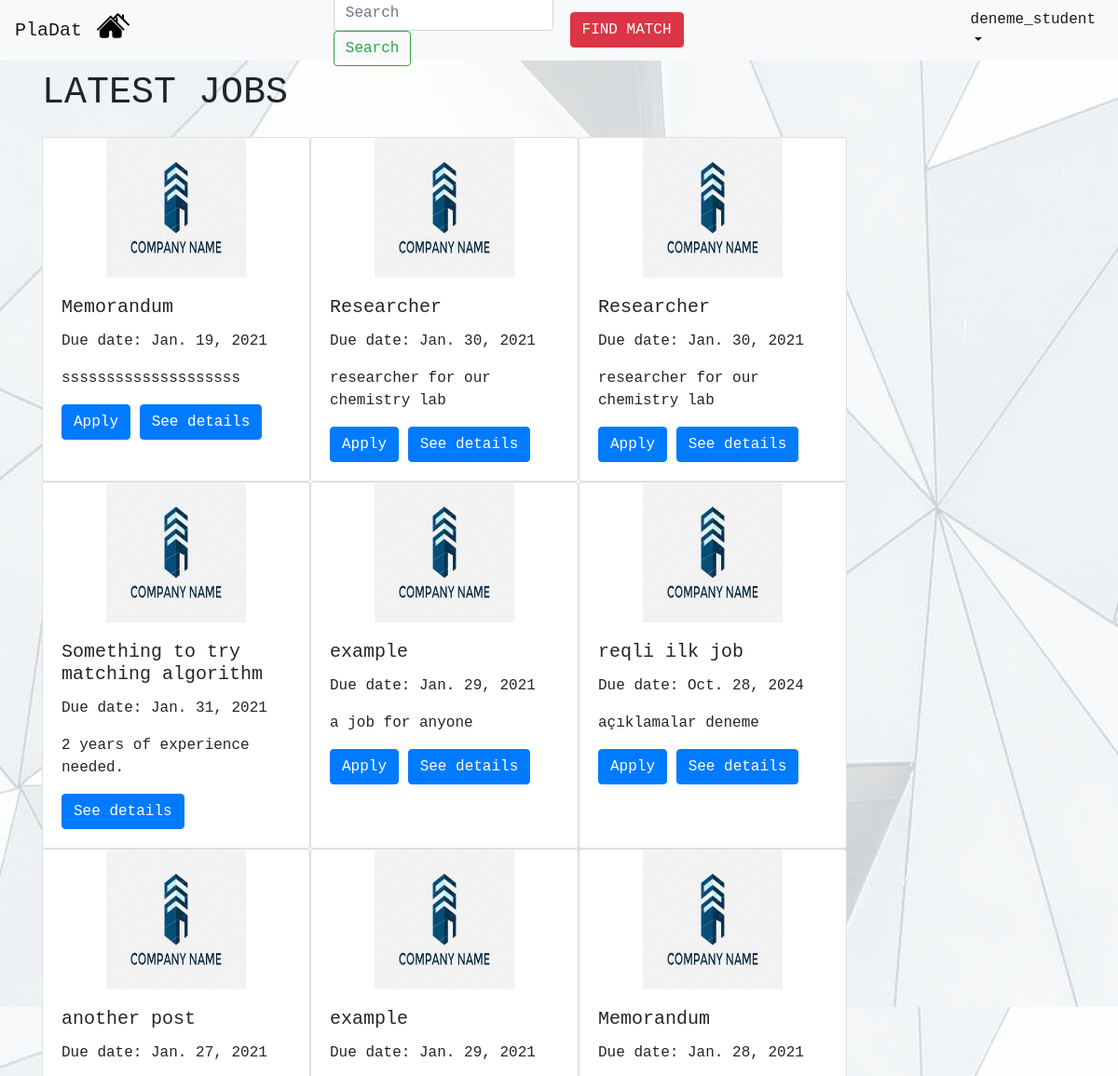
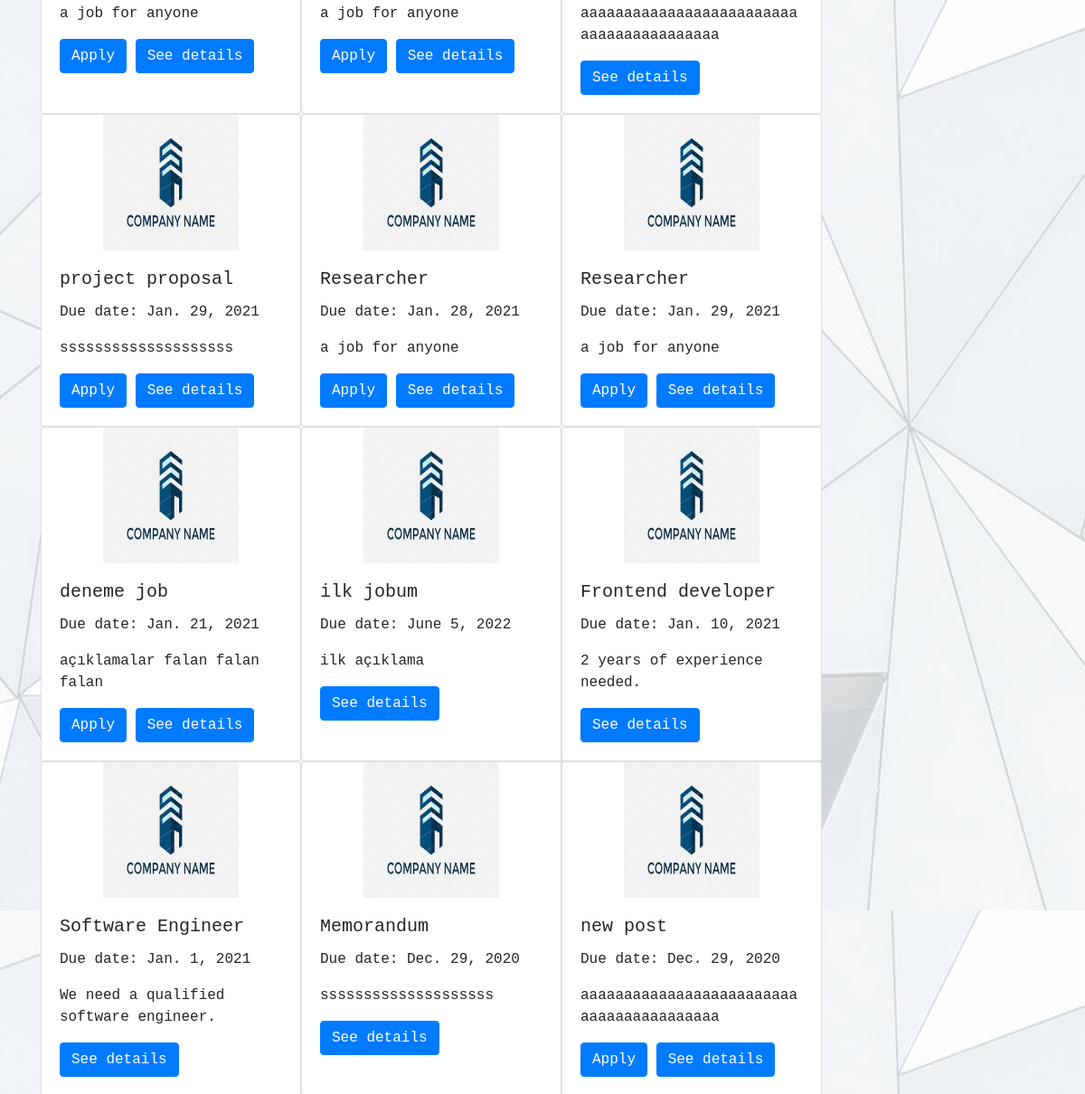
The page / (signed in, upper part) on the database as committed earlier (2 pictures, top to bottom).
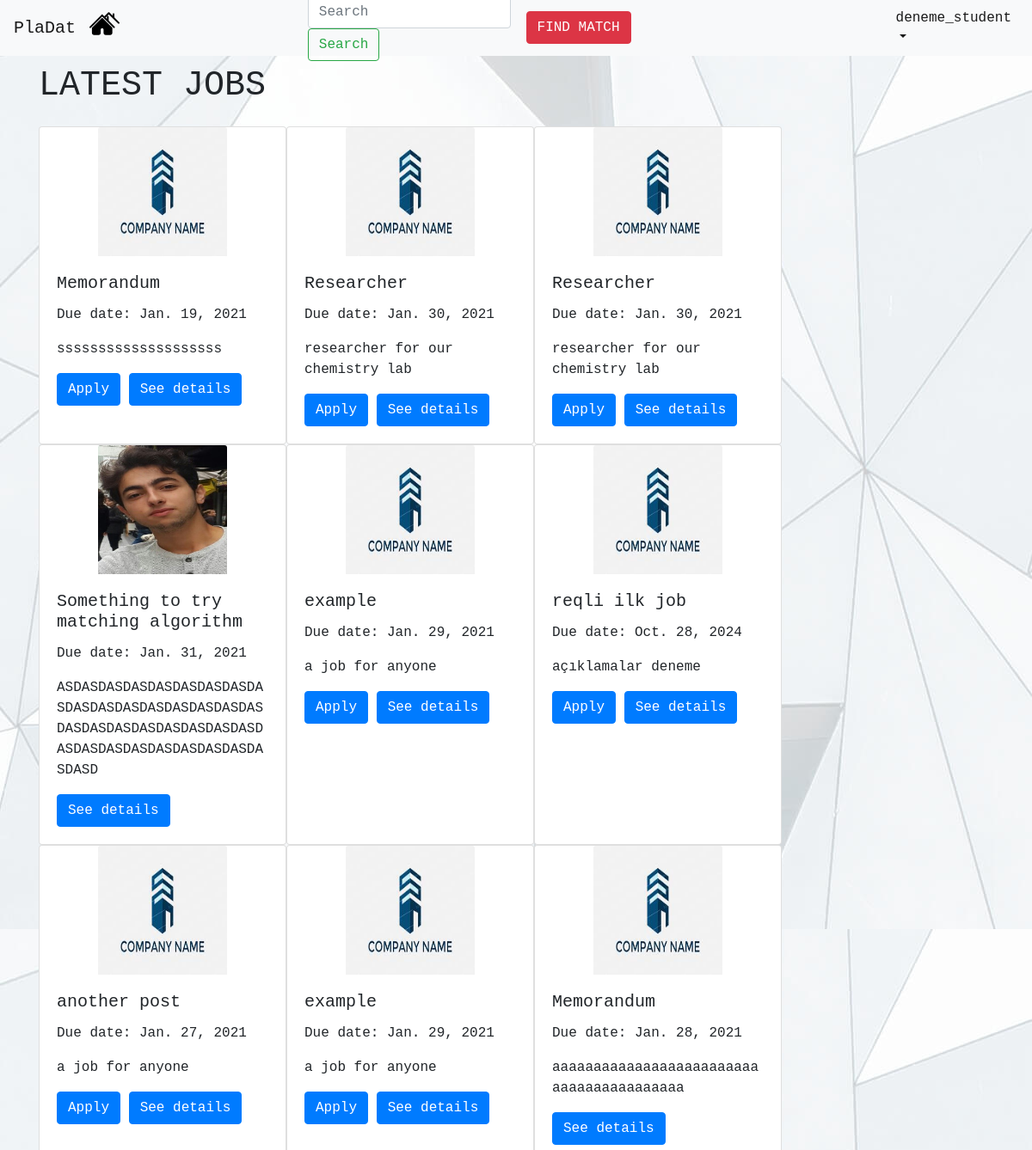
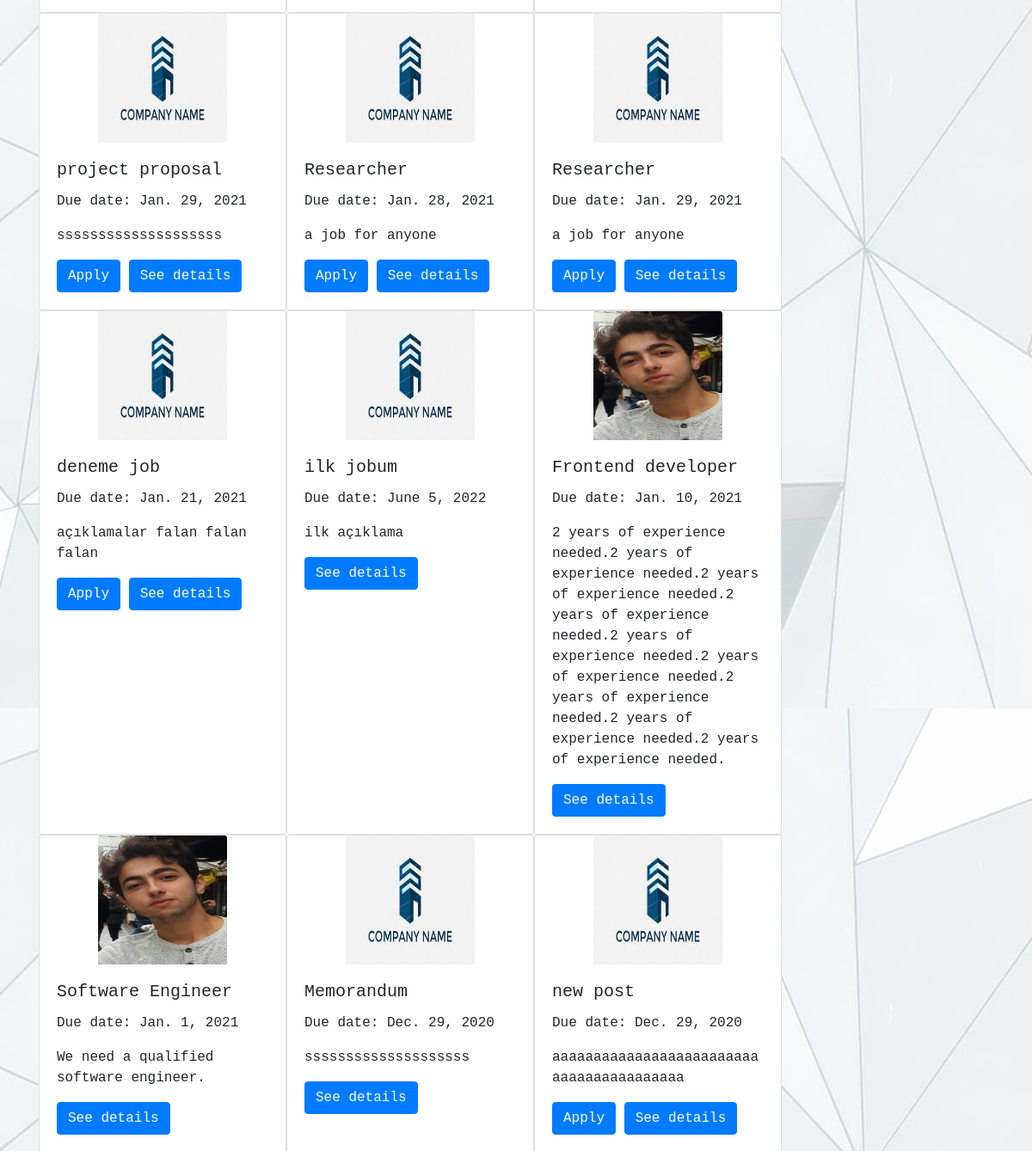
The same page on the database as committed later (2 pictures, top to bottom).
### mainapp/models.py (models this page shows, shortened)
class Job(models.Model):
    employer = models.ForeignKey(Employer, on_delete=models.CASCADE,default=None) #employer_id
    job_title = models.CharField(max_length=100,default=None)
    job_description = models.CharField(max_length=100,default=None) #description
    publish_time = models.DateTimeField(auto_now_add=True, blank=True)
    due_date = models.DateField(default=None,null=True)
    req_departments = models.CharField(max_length=100,default=None,null=True)
    def __str__(self):
        return self.job_title

class Employer(models.Model):
    user_id = models.IntegerField(default=None)
    e_mail = models.EmailField(default=None, unique=True)
    name = models.CharField(max_length=100,default=None)
    surname = models.CharField(max_length=100,default=None)
    company_name = models.CharField(max_length=100,default=None,null=True)
    sector = models.CharField(max_length=100,default="",null=True)
    phone = models.CharField(max_length=13,default="",null=True)
    website = models.CharField(default="",max_length=100,null=True)
    address = models.CharField(default="",max_length=100,null=True)
    profile_img = models.ImageField(upload_to= user_directory_path, default='comp-logo.jpg' )

### mainapp/views.py (the view)
# urls.py: path('', views.index, name = 'index'),
@login_required
def index(request):
    current_user = request.user
    all_jobs_by_order = Job.objects.all().order_by('-publish_time') # get all published jobs by order
    jobs_employers = []
    for item in all_jobs_by_order:
        jobs_employers.append(Employer.objects.get(id=item.employer_id))
    jobs_and_employers = zip(all_jobs_by_order,jobs_employers)
    is_student = (Student.objects.filter(user_id=current_user.id).count()==1) # check if user is student
    if is_student:
        student = Student.objects.get(user_id=current_user.id)
        student_applied = Application.objects.filter(student_id=student.id)
        student_applied_job = student_applied.values_list('job_id', flat = True)
        matched_jobs = []
        for item in match_jobs(student):
            print(item)
            matched_jobs.append(Job.objects.get(id=item[0]))
        print(matched_jobs)
    else:
        student_applied_job = [] # handle error
        matched_jobs = [] # handle error
    return render(request, "index.html",{"jobs": all_jobs_by_order,
                                        "jobs_and_employers":jobs_and_employers,
                                        "is_student": is_student,
                                        "student_applied_job": student_applied_job,
                                        "matched_jobs": matched_jobs})

### mainapp/templates/index.html (shortened to what this page needs)
{% extends 'navbar.html' %}
{% block findbutton %}
{% if is_student %}
<button class="btn btn-danger navbar-btn" id="match">FIND MATCH</button>
{% endif %}
{% endblock %}
{% block content %}
<!doctype html>
<html lang="en">
  <head>
    {% load static %}
    <link rel="stylesheet" href="https://maxcdn.bootstrapcdn.com/bootstrap/4.0.0/css/bootstrap.min.css">
  </head>
  <body>
    <div class="container-fluid">
      <div class="row" id="latest-jobs-header">
        <h1 class="latest-jobs">LATEST JOBS</h1>
      </div>
      <div class="row" id="job-cards-row1">
        {% for job,employer in jobs_and_employers %}
        <div class="col-*-* d-flex align-items-stretch ">
          <div class="card" id="latest_jobs" style="width: 18rem;">
            <div class="company-image">
            <img class="card-img-top" src="{{ employer.profile_img.url }}" alt="Card image cap">
          </div>
            <div class="card-body">
              <h5 class="card-title">{{job.job_title}}</h5>
              <p class="card-text">Due date: {{job.due_date}}</p>
              <p class="card-text">{{job.job_description}}</p>
              {% if is_student %}
              {% if job.id in student_applied_job %}
              {% else %}
              <a href="{% url 'apply_job' jobid=job.id %}"class="btn btn-primary">Apply</a>
              {% endif %}
              {% endif %}
              <a href="{% url 'see_details' jobid=job.id %}" class="btn btn-primary">See details</a>
            </div>
          </div>
        </div>
        {% endfor %}
      </div>
    </div>
  </body>
</html>
{% endblock %}

Rows that differ between the two databases and show on the page:
changed Job "Something to try matching algorithm": profile_img: a different picture; job_description "2 years of experience needed." → "ASDASDASDASDASDASDASDASDASDASDASDASDASDASDASDASDASDASDASDASDASDASDASDASDASDASDASDASDASDASDASDASDASDASDASD"
changed Job "Frontend developer": profile_img: a different picture; job_description "2 years of experience needed." → "2 years of experience needed.2 years of experience needed.2 years of experience needed.2 years of experience needed.2 years of experience needed.2 years of experience needed.2 years of experience needed.2 years of experience needed.2 years of experience needed."
changed through a linked row, Job "Software Engineer": profile_img: a different picture
